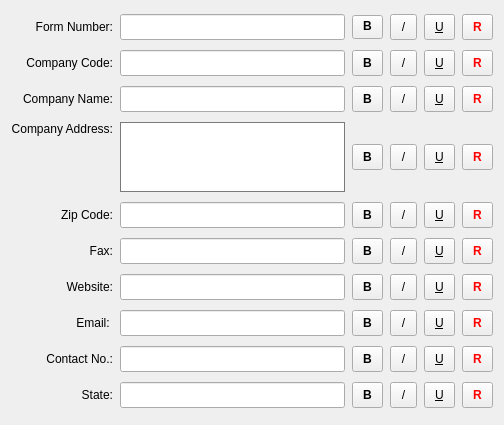
       <widget class="QWidget" name="scrollAreaWidgetContents_4">
        <property name="geometry">
         <rect>
          <x>0</x>
          <y>0</y>
          <width>504</width>
          <height>425</height>
         </rect>
        </property>
        <property name="styleSheet">
         <string notr="true"/>
        </property>
        <layout class="QGridLayout" name="gridLayout_2">
         <item row="0" column="0">
          <widget class="QWidget" name="widget_3" native="true">
           <property name="sizePolicy">
            <sizepolicy hsizetype="Ignored" vsizetype="Preferred">
             <horstretch>0</horstretch>
             <verstretch>0</verstretch>
            </sizepolicy>
           </property>
           <property name="contextMenuPolicy">
            <enum>Qt::NoContextMenu</enum>
           </property>
           <property name="acceptDrops">
            <bool>true</bool>
           </property>
           <property name="styleSheet">
            <string notr="true">font: 9pt &quot;MS Shell Dlg 2&quot;;



</string>
           </property>
           <layout class="QGridLayout" name="gridLayout_4">
            <property name="leftMargin">
             <number>0</number>
            </property>
            <property name="topMargin">
             <number>0</number>
            </property>
            <property name="rightMargin">
             <number>0</number>
            </property>
            <property name="bottomMargin">
             <number>0</number>
            </property>
            <property name="spacing">
             <number>7</number>
            </property>
            <item row="5" column="4">
             <widget class="QPushButton" name="pushButton_31">
              <property name="styleSheet">
               <string notr="true">padding:10px;
text-decoration: underline;
font: 75 8pt &quot;Arial&quot;;
padding-top:5px;
padding-bottom:5px;
</string>
              </property>
              <property name="text">
               <string>U</string>
              </property>
             </widget>
            </item>
            <item row="5" column="5">
             <widget class="QPushButton" name="pushButton_32">
              <property name="styleSheet">
               <string notr="true">padding:10px;
padding-top:5px;
padding-bottom:5px;
font-weight:bold;
color:red;</string>
              </property>
              <property name="text">
               <string>R</string>
              </property>
             </widget>
            </item>
            <item row="3" column="3">
             <widget class="QPushButton" name="pushButton_22">
              <property name="styleSheet">
               <string notr="true">padding:10px;

font: 8pt &quot;Arial&quot;;
padding-top:5px;
padding-bottom:5px;
</string>
              </property>
              <property name="text">
               <string>/</string>
              </property>
             </widget>
            </item>
            <item row="1" column="2">
             <widget class="QPushButton" name="pushButton_13">
              <property name="styleSheet">
               <string notr="true">padding:10px;
font: 75 8pt &quot;Arial&quot;;
padding-top:5px;
padding-bottom:5px;

font-weight:bold;</string>
              </property>
              <property name="text">
               <string>B</string>
              </property>
             </widget>
            </item>
            <item row="8" column="0">
             <widget class="QLabel" name="label_32">
              <property name="text">
               <string>Contact No.:</string>
              </property>
              <property name="alignment">
               <set>Qt::AlignRight|Qt::AlignTrailing|Qt::AlignVCenter</set>
              </property>
             </widget>
            </item>
            <item row="8" column="4">
             <widget class="QPushButton" name="pushButton_43">
              <property name="styleSheet">
               <string notr="true">padding:10px;
text-decoration: underline;
font: 75 8pt &quot;Arial&quot;;
padding-top:5px;
padding-bottom:5px;
</string>
              </property>
              <property name="text">
               <string>U</string>
              </property>
             </widget>
            </item>
            <item row="9" column="3">
             <widget class="QPushButton" name="pushButton_46">
              <property name="styleSheet">
               <string notr="true">padding:10px;

font: 8pt &quot;Arial&quot;;
padding-top:5px;
padding-bottom:5px;
</string>
              </property>
              <property name="text">
               <string>/</string>
              </property>
             </widget>
            </item>
            <item row="3" column="4">
             <widget class="QPushButton" name="pushButton_23">
              <property name="styleSheet">
               <string notr="true">padding:10px;
text-decoration: underline;
font: 75 8pt &quot;Arial&quot;;
padding-top:5px;
padding-bottom:5px;
</string>
              </property>
              <property name="text">
               <string>U</string>
              </property>
             </widget>
            </item>
            <item row="0" column="0">
             <widget class="QLabel" name="label_34">
              <property name="layoutDirection">
               <enum>Qt::LeftToRight</enum>
              </property>
              <property name="text">
               <string>Form Number:</string>
              </property>
              <property name="alignment">
               <set>Qt::AlignRight|Qt::AlignTrailing|Qt::AlignVCenter</set>
              </property>
             </widget>
            </item>
            <item row="2" column="5">
             <widget class="QPushButton" name="pushButton_20">
              <property name="styleSheet">
               <string notr="true">padding:10px;
padding-top:5px;
padding-bottom:5px;
font-weight:bold;
color:red;</string>
              </property>
              <property name="text">
               <string>R</string>
              </property>
             </widget>
            </item>
            <item row="6" column="3">
             <widget class="QPushButton" name="pushButton_34">
              <property name="styleSheet">
               <string notr="true">padding:10px;

font: 8pt &quot;Arial&quot;;
padding-top:5px;
padding-bottom:5px;
</string>
              </property>
              <property name="text">
               <string>/</string>
              </property>
             </widget>
            </item>
            <item row="3" column="1">
             <widget class="QTextEdit" name="textEdit">
              <property name="sizePolicy">
               <sizepolicy hsizetype="Fixed" vsizetype="Fixed">
                <horstretch>1</horstretch>
                <verstretch>4</verstretch>
               </sizepolicy>
              </property>
              <property name="maximumSize">
               <size>
                <width>260</width>
                <height>70</height>
               </size>
              </property>
              <property name="contextMenuPolicy">
               <enum>Qt::NoContextMenu</enum>
              </property>
              <property name="styleSheet">
               <string notr="true">border: 1px solid ;
border-color: rgb(122, 122, 122);</string>
              </property>
              <property name="tabChangesFocus">
               <bool>true</bool>
              </property>
             </widget>
            </item>
            <item row="4" column="3">
             <widget class="QPushButton" name="pushButton_26">
              <property name="styleSheet">
               <string notr="true">padding:10px;

font: 8pt &quot;Arial&quot;;
padding-top:5px;
padding-bottom:5px;
</string>
              </property>
              <property name="text">
               <string>/</string>
              </property>
             </widget>
            </item>
            <item row="0" column="1">
             <widget class="QLineEdit" name="lineEdit_3">
              <property name="maximumSize">
               <size>
                <width>260</width>
                <height>16777215</height>
               </size>
              </property>
              <property name="contextMenuPolicy">
               <enum>Qt::NoContextMenu</enum>
              </property>
              <property name="acceptDrops">
               <bool>true</bool>
              </property>
              <property name="styleSheet">
               <string notr="true">padding:4px;
</string>
              </property>
              <property name="readOnly">
               <bool>false</bool>
              </property>
             </widget>
            </item>
            <item row="1" column="4">
             <widget class="QPushButton" name="pushButton_15">
              <property name="styleSheet">
               <string notr="true">padding:10px;
text-decoration: underline;
font: 75 8pt &quot;Arial&quot;;
padding-top:5px;
padding-bottom:5px;
</string>
              </property>
              <property name="text">
               <string>U</string>
              </property>
             </widget>
            </item>
            <item row="8" column="2">
             <widget class="QPushButton" name="pushButton_41">
              <property name="styleSheet">
               <string notr="true">padding:10px;
font: 75 8pt &quot;Arial&quot;;
padding-top:5px;
padding-bottom:5px;
font-weight:bold;
</string>
              </property>
              <property name="text">
               <string>B</string>
              </property>
             </widget>
            </item>
            <item row="0" column="4">
             <widget class="QPushButton" name="pushButton_11">
              <property name="styleSheet">
               <string notr="true">padding:10px;
text-decoration: underline;
font: 75 8pt &quot;Arial&quot;;
padding-top:5px;
padding-bottom:5px;
</string>
              </property>
              <property name="text">
               <string>U</string>
              </property>
             </widget>
            </item>
            <item row="0" column="3">
             <widget class="QPushButton" name="pushButton_10">
              <property name="styleSheet">
               <string notr="true">padding:10px;

font: 8pt &quot;Arial&quot;;
padding-top:5px;
padding-bottom:5px;
</string>
              </property>
              <property name="text">
               <string>/</string>
              </property>
             </widget>
            </item>
            <item row="5" column="0">
             <widget class="QLabel" name="label_29">
              <property name="text">
               <string>Fax:</string>
              </property>
              <property name="alignment">
               <set>Qt::AlignRight|Qt::AlignTrailing|Qt::AlignVCenter</set>
              </property>
             </widget>
            </item>
            <item row="7" column="0">
             <widget class="QLabel" name="label_33">
              <property name="text">
               <string>Email: </string>
              </property>
              <property name="alignment">
               <set>Qt::AlignRight|Qt::AlignTrailing|Qt::AlignVCenter</set>
              </property>
             </widget>
            </item>
            <item row="0" column="5">
             <widget class="QPushButton" name="pushButton_12">
              <property name="styleSheet">
               <string notr="true">padding:10px;
padding-top:5px;
padding-bottom:5px;
font-weight:bold;
color:red;
</string>
              </property>
              <property name="text">
               <string>R</string>
              </property>
             </widget>
            </item>
            <item row="7" column="3">
             <widget class="QPushButton" name="pushButton_38">
              <property name="styleSheet">
               <string notr="true">padding:10px;

font: 8pt &quot;Arial&quot;;
padding-top:5px;
padding-bottom:5px;
</string>
              </property>
              <property name="text">
               <string>/</string>
              </property>
             </widget>
            </item>
            <item row="1" column="1">
             <widget class="QLineEdit" name="lineEdit_4">
              <property name="maximumSize">
               <size>
                <width>260</width>
                <height>16777215</height>
               </size>
              </property>
              <property name="contextMenuPolicy">
               <enum>Qt::NoContextMenu</enum>
              </property>
              <property name="styleSheet">
               <string notr="true">padding:4px;</string>
              </property>
             </widget>
            </item>
            <item row="4" column="5">
             <widget class="QPushButton" name="pushButton_28">
              <property name="styleSheet">
               <string notr="true">padding:10px;
padding-top:5px;
padding-bottom:5px;
font-weight:bold;
color:red;</string>
              </property>
              <property name="text">
               <string>R</string>
              </property>
             </widget>
            </item>
            <item row="7" column="2">
             <widget class="QPushButton" name="pushButton_37">
              <property name="styleSheet">
               <string notr="true">padding:10px;
font: 75 8pt &quot;Arial&quot;;
padding-top:5px;
padding-bottom:5px;
font-weight:bold;</string>
              </property>
              <property name="text">
               <string>B</string>
              </property>
             </widget>
            </item>
            <item row="6" column="0">
             <widget class="QLabel" name="label_27">
              <property name="text">
               <string>Website:</string>
              </property>
              <property name="alignment">
               <set>Qt::AlignRight|Qt::AlignTrailing|Qt::AlignVCenter</set>
              </property>
             </widget>
            </item>
            <item row="0" column="2">
             <widget class="QPushButton" name="pushButton_9">
              <property name="styleSheet">
               <string notr="true">
padding:10px;
font: 75 8pt &quot;Arial&quot;;
padding-top:3px;
padding-bottom:5px;
font-weight:bold;</string>
              </property>
              <property name="text">
               <string>B</string>
              </property>
             </widget>
            </item>
            <item row="6" column="4">
             <widget class="QPushButton" name="pushButton_35">
              <property name="styleSheet">
               <string notr="true">padding:10px;
text-decoration: underline;
font: 75 8pt &quot;Arial&quot;;
padding-top:5px;
padding-bottom:5px;
</string>
              </property>
              <property name="text">
               <string>U</string>
              </property>
             </widget>
            </item>
            <item row="7" column="1">
             <widget class="QLineEdit" name="lineEdit_9">
              <property name="sizePolicy">
               <sizepolicy hsizetype="Expanding" vsizetype="Fixed">
                <horstretch>0</horstretch>
                <verstretch>0</verstretch>
               </sizepolicy>
              </property>
              <property name="maximumSize">
               <size>
                <width>260</width>
                <height>16777215</height>
               </size>
              </property>
              <property name="contextMenuPolicy">
               <enum>Qt::NoContextMenu</enum>
              </property>
              <property name="styleSheet">
               <string notr="true">padding:4px;</string>
              </property>
             </widget>
            </item>
            <item row="2" column="0">
             <widget class="QLabel" name="label_26">
              <property name="text">
               <string>Company Name:</string>
              </property>
              <property name="alignment">
               <set>Qt::AlignRight|Qt::AlignTrailing|Qt::AlignVCenter</set>
              </property>
             </widget>
            </item>
            <item row="5" column="1">
             <widget class="QLineEdit" name="lineEdit_7">
              <property name="sizePolicy">
               <sizepolicy hsizetype="Expanding" vsizetype="Fixed">
                <horstretch>0</horstretch>
                <verstretch>0</verstretch>
               </sizepolicy>
              </property>
              <property name="maximumSize">
               <size>
                <width>260</width>
                <height>16777215</height>
               </size>
              </property>
              <property name="contextMenuPolicy">
               <enum>Qt::NoContextMenu</enum>
              </property>
              <property name="styleSheet">
               <string notr="true">padding:4px;</string>
              </property>
             </widget>
            </item>
            <item row="8" column="5">
             <widget class="QPushButton" name="pushButton_44">
              <property name="styleSheet">
               <string notr="true">padding:10px;
padding-top:5px;
padding-bottom:5px;
font-weight:bold;
color:red;</string>
              </property>
              <property name="text">
               <string>R</string>
              </property>
             </widget>
            </item>
            <item row="4" column="4">
             <widget class="QPushButton" name="pushButton_27">
              <property name="styleSheet">
               <string notr="true">padding:10px;
text-decoration: underline;
font: 75 8pt &quot;Arial&quot;;
padding-top:5px;
padding-bottom:5px;
</string>
              </property>
              <property name="text">
               <string>U</string>
              </property>
             </widget>
            </item>
            <item row="8" column="3">
             <widget class="QPushButton" name="pushButton_42">
              <property name="styleSheet">
               <string notr="true">padding:10px;

font: 8pt &quot;Arial&quot;;
padding-top:5px;
padding-bottom:5px;
</string>
              </property>
              <property name="text">
               <string>/</string>
              </property>
             </widget>
            </item>
            <item row="3" column="2">
             <widget class="QPushButton" name="pushButton_21">
              <property name="styleSheet">
               <string notr="true">padding:10px;
font: 75 8pt &quot;Arial&quot;;
padding-top:5px;
padding-bottom:5px;
font-weight:bold;
</string>
              </property>
              <property name="text">
               <string>B</string>
              </property>
             </widget>
            </item>
            <item row="6" column="5">
             <widget class="QPushButton" name="pushButton_36">
              <property name="styleSheet">
               <string notr="true">padding:10px;
padding-top:5px;
padding-bottom:5px;
font-weight:bold;
color:red;</string>
              </property>
              <property name="text">
               <string>R</string>
              </property>
             </widget>
            </item>
            <item row="1" column="3">
             <widget class="QPushButton" name="pushButton_14">
              <property name="styleSheet">
               <string notr="true">padding:10px;

font: 8pt &quot;Arial&quot;;
padding-top:5px;
padding-bottom:5px;
</string>
              </property>
              <property name="text">
               <string>/</string>
              </property>
             </widget>
            </item>
            <item row="4" column="0">
             <widget class="QLabel" name="label_24">
              <property name="text">
               <string>Zip Code:</string>
              </property>
              <property name="alignment">
               <set>Qt::AlignRight|Qt::AlignTrailing|Qt::AlignVCenter</set>
              </property>
             </widget>
            </item>
            <item row="9" column="5">
             <widget class="QPushButton" name="pushButton_48">
              <property name="styleSheet">
               <string notr="true">padding:10px;
padding-top:5px;
padding-bottom:5px;
font-weight:bold;
color:red;</string>
              </property>
              <property name="text">
               <string>R</string>
              </property>
             </widget>
            </item>
            <item row="5" column="2">
             <widget class="QPushButton" name="pushButton_29">
              <property name="styleSheet">
               <string notr="true">padding:10px;
font: 75 8pt &quot;Arial&quot;;
padding-top:5px;
padding-bottom:5px;
font-weight:bold;
</string>
              </property>
              <property name="text">
               <string>B</string>
              </property>
             </widget>
            </item>
            <item row="9" column="1">
             <widget class="QLineEdit" name="lineEdit_11">
              <property name="sizePolicy">
               <sizepolicy hsizetype="Expanding" vsizetype="Fixed">
                <horstretch>0</horstretch>
                <verstretch>0</verstretch>
               </sizepolicy>
              </property>
              <property name="maximumSize">
               <size>
                <width>260</width>
                <height>16777215</height>
               </size>
              </property>
              <property name="contextMenuPolicy">
               <enum>Qt::NoContextMenu</enum>
              </property>
              <property name="styleSheet">
               <string notr="true">padding:4px;</string>
              </property>
             </widget>
            </item>
            <item row="4" column="1">
             <widget class="QLineEdit" name="lineEdit_6">
              <property name="sizePolicy">
               <sizepolicy hsizetype="Expanding" vsizetype="Fixed">
                <horstretch>0</horstretch>
                <verstretch>0</verstretch>
               </sizepolicy>
              </property>
              <property name="maximumSize">
               <size>
                <width>260</width>
                <height>16777215</height>
               </size>
              </property>
              <property name="contextMenuPolicy">
               <enum>Qt::NoContextMenu</enum>
              </property>
              <property name="styleSheet">
               <string notr="true">padding:4px;</string>
              </property>
             </widget>
            </item>
            <item row="9" column="2">
             <widget class="QPushButton" name="pushButton_45">
              <property name="styleSheet">
               <string notr="true">padding:10px;
font: 75 8pt &quot;Arial&quot;;
padding-top:5px;
padding-bottom:5px;
font-weight:bold;</string>
              </property>
              <property name="text">
               <string>B</string>
              </property>
             </widget>
            </item>
            <item row="8" column="1">
             <widget class="QLineEdit" name="lineEdit_10">
              <property name="sizePolicy">
               <sizepolicy hsizetype="Expanding" vsizetype="Fixed">
                <horstretch>0</horstretch>
                <verstretch>0</verstretch>
               </sizepolicy>
              </property>
              <property name="maximumSize">
               <size>
                <width>260</width>
                <height>16777215</height>
               </size>
              </property>
              <property name="contextMenuPolicy">
               <enum>Qt::NoContextMenu</enum>
              </property>
              <property name="styleSheet">
               <string notr="true">padding:4px;</string>
              </property>
             </widget>
            </item>
            <item row="6" column="2">
             <widget class="QPushButton" name="pushButton_33">
              <property name="styleSheet">
               <string notr="true">padding:10px;
font: 75 8pt &quot;Arial&quot;;
padding-top:5px;
padding-bottom:5px;
font-weight:bold;</string>
              </property>
              <property name="text">
               <string>B</string>
              </property>
             </widget>
            </item>
            <item row="3" column="0" alignment="Qt::AlignTop">
             <widget class="QLabel" name="label_23">
              <property name="text">
               <string>Company Address:</string>
              </property>
              <property name="alignment">
               <set>Qt::AlignRight|Qt::AlignTrailing|Qt::AlignVCenter</set>
              </property>
             </widget>
            </item>
            <item row="2" column="3">
             <widget class="QPushButton" name="pushButton_18">
              <property name="styleSheet">
               <string notr="true">padding:10px;

font: 8pt &quot;Arial&quot;;
padding-top:5px;
padding-bottom:5px;
</string>
              </property>
              <property name="text">
               <string>/</string>
              </property>
             </widget>
            </item>
            <item row="7" column="5">
             <widget class="QPushButton" name="pushButton_40">
              <property name="styleSheet">
               <string notr="true">padding:10px;
padding-top:5px;
padding-bottom:5px;
font-weight:bold;
color:red;</string>
              </property>
              <property name="text">
               <string>R</string>
              </property>
             </widget>
            </item>
            <item row="2" column="4">
             <widget class="QPushButton" name="pushButton_19">
              <property name="styleSheet">
               <string notr="true">padding:10px;
text-decoration: underline;
font: 75 8pt &quot;Arial&quot;;
padding-top:5px;
padding-bottom:5px;
</string>
              </property>
              <property name="text">
               <string>U</string>
              </property>
             </widget>
            </item>
            <item row="2" column="1">
             <widget class="QLineEdit" name="lineEdit_5">
              <property name="maximumSize">
               <size>
                <width>260</width>
                <height>16777215</height>
               </size>
              </property>
              <property name="contextMenuPolicy">
               <enum>Qt::NoContextMenu</enum>
              </property>
              <property name="styleSheet">
               <string notr="true">padding:4px;</string>
              </property>
             </widget>
            </item>
            <item row="4" column="2">
             <widget class="QPushButton" name="pushButton_25">
              <property name="styleSheet">
               <string notr="true">padding:10px;
font: 75 8pt &quot;Arial&quot;;
padding-top:5px;
padding-bottom:5px;
font-weight:bold;
</string>
              </property>
              <property name="text">
               <string>B</string>
              </property>
             </widget>
            </item>
            <item row="5" column="3">
             <widget class="QPushButton" name="pushButton_30">
              <property name="styleSheet">
               <string notr="true">padding:10px;

font: 8pt &quot;Arial&quot;;
padding-top:5px;
padding-bottom:5px;
</string>
              </property>
              <property name="text">
               <string>/</string>
              </property>
             </widget>
            </item>
            <item row="3" column="5">
             <widget class="QPushButton" name="pushButton_24">
              <property name="styleSheet">
               <string notr="true">padding:10px;
padding-top:5px;
padding-bottom:5px;
font-weight:bold;
color:red;</string>
              </property>
              <property name="text">
               <string>R</string>
              </property>
             </widget>
            </item>
            <item row="1" column="5">
             <widget class="QPushButton" name="pushButton_16">
              <property name="styleSheet">
               <string notr="true">padding:10px;
padding-top:5px;
padding-bottom:5px;
font-weight:bold;
color:red;
</string>
              </property>
              <property name="text">
               <string>R</string>
              </property>
             </widget>
            </item>
            <item row="6" column="1">
             <widget class="QLineEdit" name="lineEdit_8">
              <property name="sizePolicy">
               <sizepolicy hsizetype="Expanding" vsizetype="Fixed">
                <horstretch>0</horstretch>
                <verstretch>0</verstretch>
               </sizepolicy>
              </property>
              <property name="maximumSize">
               <size>
                <width>260</width>
                <height>16777215</height>
               </size>
              </property>
              <property name="contextMenuPolicy">
               <enum>Qt::NoContextMenu</enum>
              </property>
              <property name="styleSheet">
               <string notr="true">padding:4px;</string>
              </property>
             </widget>
            </item>
            <item row="1" column="0">
             <widget class="QLabel" name="label_25">
              <property name="text">
               <string>Company Code:</string>
              </property>
              <property name="alignment">
               <set>Qt::AlignRight|Qt::AlignTrailing|Qt::AlignVCenter</set>
              </property>
             </widget>
            </item>
            <item row="9" column="4">
             <widget class="QPushButton" name="pushButton_47">
              <property name="styleSheet">
               <string notr="true">padding:10px;
text-decoration: underline;
font: 75 8pt &quot;Arial&quot;;
padding-top:5px;
padding-bottom:5px;
</string>
              </property>
              <property name="text">
               <string>U</string>
              </property>
             </widget>
            </item>
            <item row="9" column="0">
             <widget class="QLabel" name="label_20">
              <property name="text">
               <string>State:</string>
              </property>
              <property name="alignment">
               <set>Qt::AlignRight|Qt::AlignTrailing|Qt::AlignVCenter</set>
              </property>
             </widget>
            </item>
            <item row="7" column="4">
             <widget class="QPushButton" name="pushButton_39">
              <property name="styleSheet">
               <string notr="true">padding:10px;
text-decoration: underline;
font: 75 8pt &quot;Arial&quot;;
padding-top:5px;
padding-bottom:5px;
</string>
              </property>
              <property name="text">
               <string>U</string>
              </property>
             </widget>
            </item>
            <item row="2" column="2">
             <widget class="QPushButton" name="pushButton_17">
              <property name="styleSheet">
               <string notr="true">padding:10px;
font: 75 8pt &quot;Arial&quot;;
padding-top:5px;
padding-bottom:5px;
font-weight:bold;</string>
              </property>
              <property name="text">
               <string>B</string>
              </property>
             </widget>
            </item>
           </layout>
          </widget>
         </item>
        </layout>
       </widget>
